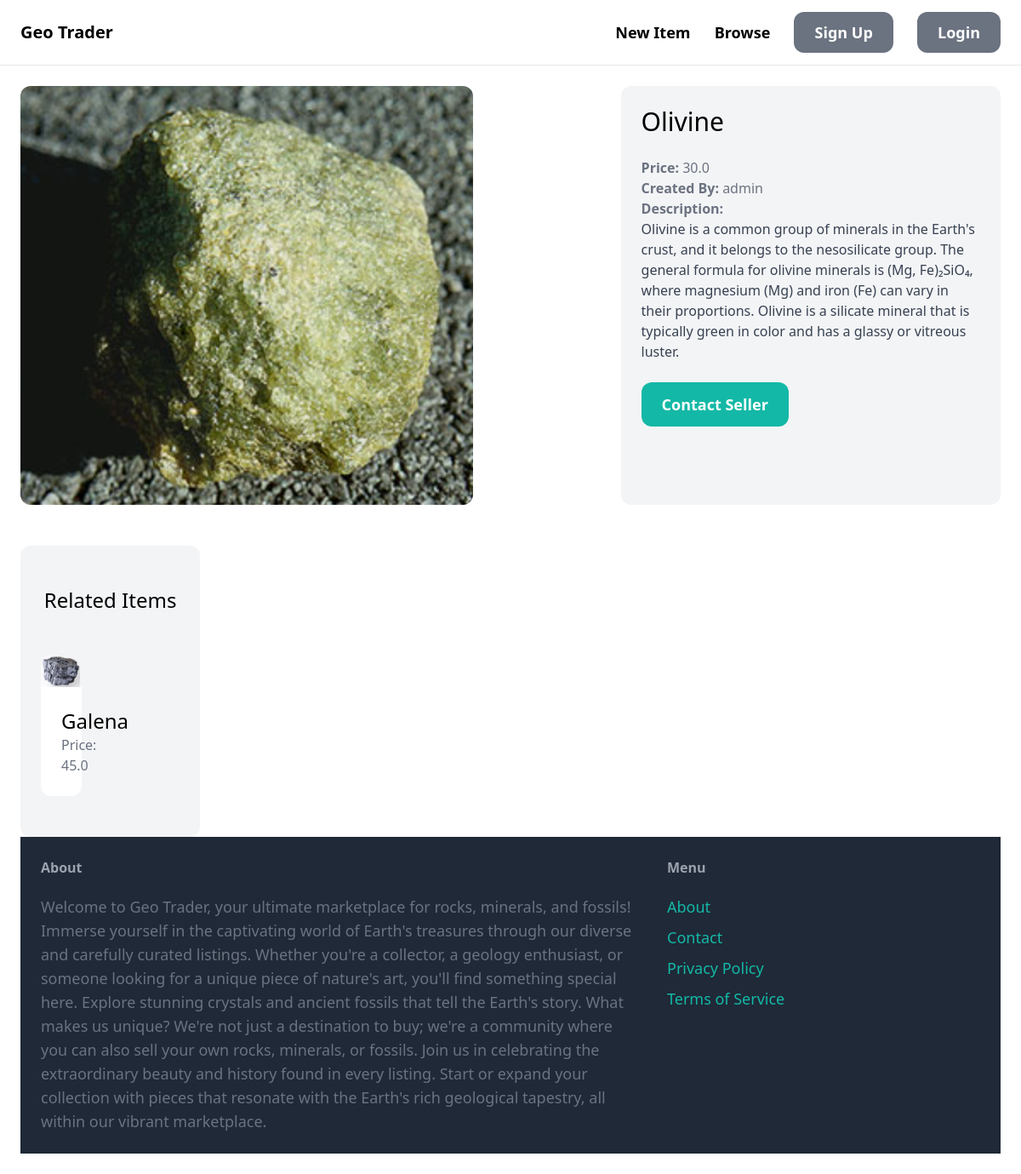
Page /items/1/ on the committed database.
### item/models.py (models this page shows, shortened)
class Item(models.Model):
    category = models.ForeignKey(Category, related_name = "items", on_delete = models.CASCADE)
    name = models.CharField(max_length=255)
    description = models.TextField(blank = True, null = True)
    price = models.FloatField(default = 0.00)
    image = models.ImageField(upload_to = "item_images", blank = True, null = True)
    is_sold = models.BooleanField(default = False)
    created_by = models.ForeignKey(User, related_name = "items", on_delete = models.CASCADE)
    created_at = models.DateTimeField(auto_now_add = True)

### item/views.py (the view)
# urls.py: path("<int:pk>/", views.detail, name="detail")
def detail(request, pk):
    item = get_object_or_404(Item, pk=pk)
    related_items = Item.objects.filter(category=item.category, is_sold=False).exclude(pk=pk)[0:3]
    return render(request, "item/detail.html", {
        "item": item,
        "related_items" : related_items
    })

### item/templates/item/detail.html (shortened to what this page needs)
{% extends "core/base.html" %}
{% block content %}
<div class="grid grid-cols-5 gap-6">
    <div class="col-span-3">
        <img src="{{ item.image.url }}" class="rounded-xl">
    </div>
    <div class="col-span-2 p-6 bg-gray-100 rounded-xl">
        <h1 class="mb-6 text-3xl">{{ item.name }}</h1>
        <p class="text-gray-500"><strong>Price: </strong>{{ item.price }}</p>
        <p class="text-gray-500"><strong>Created By: </strong>{{ item.created_by.username }}</p>
        {% if item.description %}
        <p class="text-gray-700">
            <strong class="text-gray-500">Description:</strong><br>
            {{ item.description }}
        </p>
        {% endif %}
        <a href="#" class="inline-block mt-6 px-6 py-3 text-lg font-semibold bg-teal-500 text-white rounded-xl hover:bg-teal-700">Contact Seller</a>
    </div>
    <div class="mt-6 px-6 py-12 bg-gray-100 rounded-xl">
        <h2 class="mb-12 text-2xl text-center">Related Items</h2>
        <div class="grid grid-cols-3 gap-3">
            {% for item in related_items %}
                <div>
                    <a href="{% url 'item:detail' item.id %}">
                        <div>
                            <img src="{{ item.image.url }}" class="rounded-t-xl" height="200" width="200">
                        </div>
                        <div class="p-6 bg-white rounded-b-xl">
                            <h2 class="text-2xl">{{ item.name }}</h2>
                            <p class="text-gray-500">Price: {{ item.price }}</p>
                        </div>
                    </a>
                </div>
            {% endfor %}
        </div>
</div>
{% endblock %}

### rows in the picture
Item: image (picture), name "Olivine", price "30.0", created_by.username "admin", description "Olivine is a common group of minerals in the Earth's crust, and it belongs to the nesosilicate group. The general formula for olivine minerals is (Mg, Fe)₂SiO₄, where magnesium (Mg) and iron (Fe) can vary in their proportions. Olivine is a silicate mineral that is typically green in color and has a glassy or vitreous luster."
Item: image (picture), name "Galena", price "45.0"
